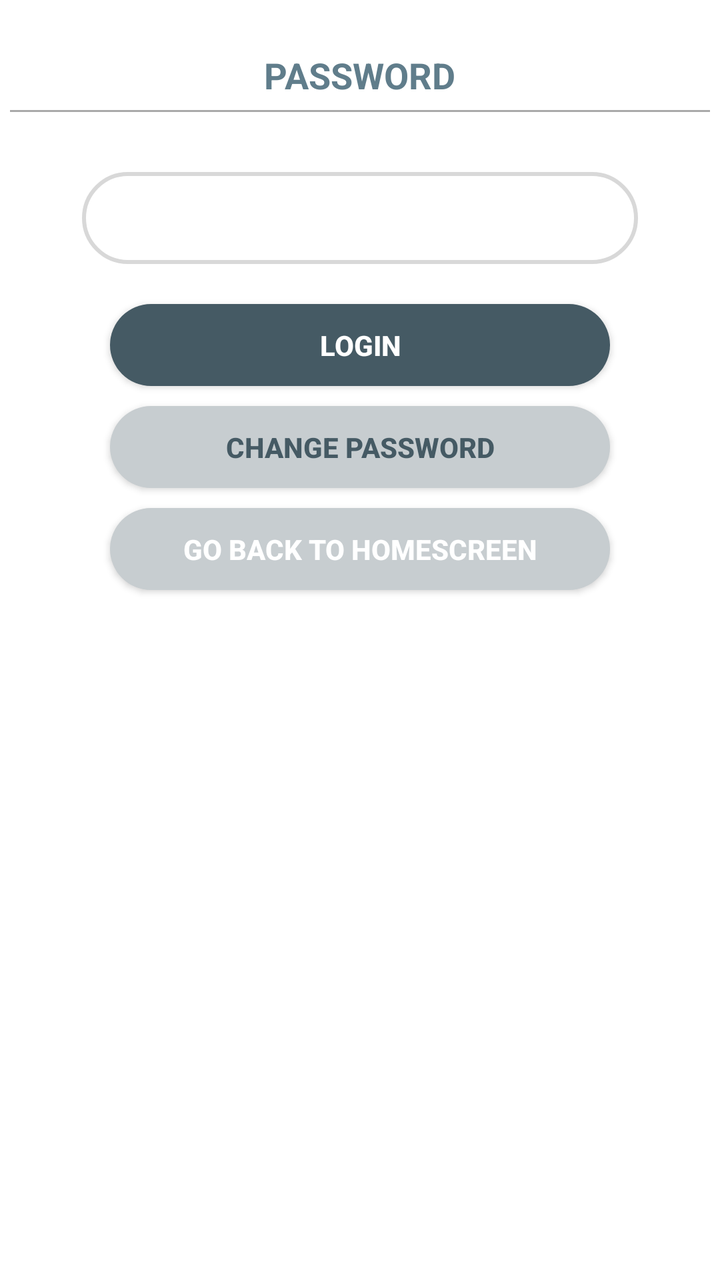
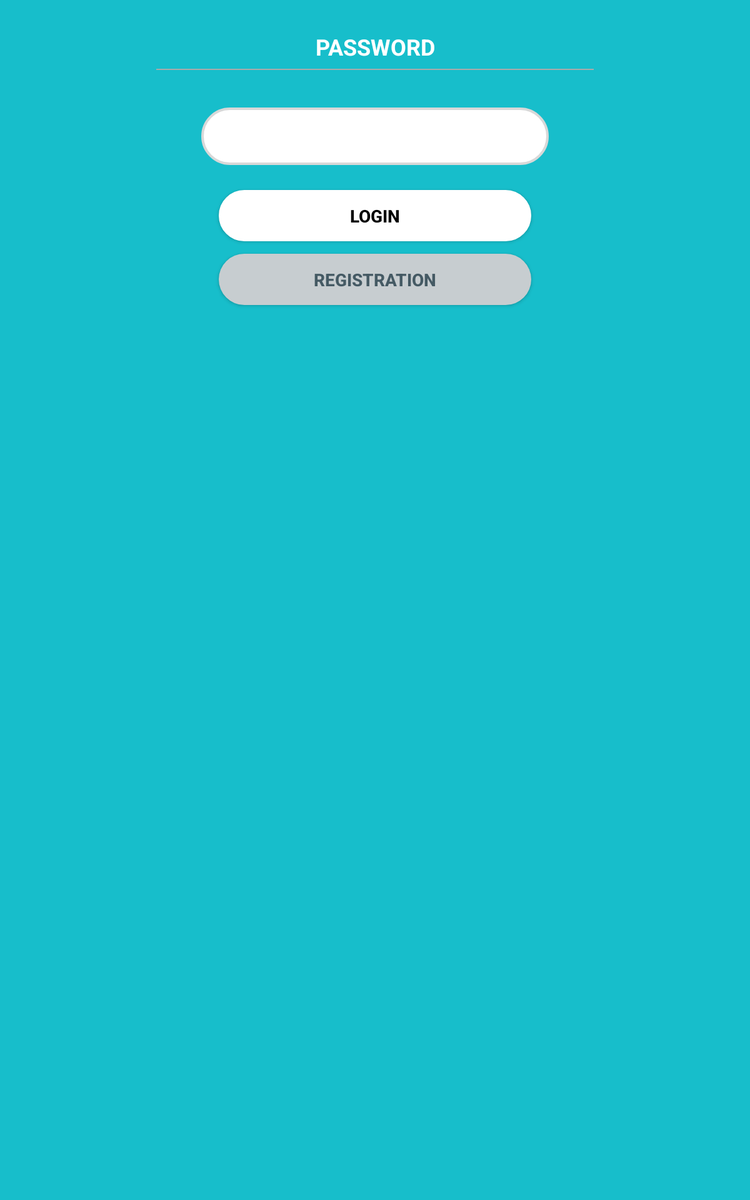

The same Android screen from two of the app's own layout files: first res/layout/ as a phone draws it, then the repository's variant for another configuration, drawn on a device whose configuration selects that folder. Both files follow.
<!-- AndroidManifest.xml: application theme AppTheme -->
<!-- res/layout/login.xml -->
<?xml version="1.0" encoding="utf-8"?>
<LinearLayout xmlns:android="http://schemas.android.com/apk/res/android"
    android:layout_width="match_parent"
    android:layout_height="match_parent"
    android:layout_centerHorizontal="true"
    android:background="@android:color/background_light"
    android:orientation="vertical"
    android:gravity="center_horizontal">

    <TextView
        android:id="@+id/textView"
        android:layout_width="163dp"
        android:layout_height="35dp"
        android:layout_marginTop="20dp"
        android:gravity="center"
        android:text="PASSWORD"
        android:textColor="#607d8b"
        android:textSize="18sp"
        android:textStyle="bold" />

    <View
        android:layout_width="350dp"
        android:layout_height="1dp"
        android:background="@android:color/darker_gray" />

    <EditText
        android:id="@+id/editText"
        android:layout_width="278dp"
        android:layout_height="46dp"
        android:layout_marginTop="30dp"
        android:background="@drawable/grey_ellipse"
        android:ems="10"
        android:inputType="textPassword"
        android:paddingStart="10dp" />


    <Button
        android:id="@+id/button"
        android:layout_width="250dp"
        android:layout_height="41dp"
        android:layout_marginTop="20dp"
        android:background="@drawable/registration_ellipse"
        android:text="LOGIN"
        android:textColor="@android:color/background_light"
        android:textStyle="bold" />

    <Button
        android:id="@+id/button6"
        android:layout_width="250dp"
        android:layout_height="41dp"
        android:layout_marginTop="10dp"
        android:background="@drawable/login_ellipse"
        android:text="CHANGE PASSWORD"
        android:textColor="#455A64"
        android:textStyle="bold" />

    <Button
        android:id="@+id/button5"
        android:layout_width="250dp"
        android:layout_height="41dp"
        android:layout_marginTop="10dp"
        android:background="@drawable/login_ellipse"
        android:text="GO BACK TO HOMESCREEN"
        android:textColor="@android:color/background_light"
        android:textStyle="bold" />

</LinearLayout>
<!-- resources referenced by this layout -->
<resources>
  <!-- drawable grey_ellipse (drawable) -->
  <?xml version="1.0" encoding="utf-8"?>
  <shape xmlns:android="http://schemas.android.com/apk/res/android"
      android:shape="rectangle">
      <solid android:color="#fff"/>
      <corners android:radius="1000dp"/>
      <stroke android:color="#d8d8d8"
          android:width="2dp"/> 
  </shape>
  <!-- drawable login_ellipse (drawable) -->
  <?xml version="1.0" encoding="utf-8"?>
  <shape xmlns:android="http://schemas.android.com/apk/res/android"
      android:shape="rectangle">
      <corners android:radius="1000dp"/> 
      <solid android:color="#C7CDD0"/> 
  
  </shape>
  <!-- drawable registration_ellipse (drawable) -->
  <?xml version="1.0" encoding="utf-8"?>
  <shape xmlns:android="http://schemas.android.com/apk/res/android"
      android:shape="rectangle">
      <corners android:radius="1000dp"/> 
      <solid android:color="#455A64"/> 
  </shape>
  <style name="AppTheme" parent="Theme.AppCompat.Light.DarkActionBar">
          
          <item name="colorPrimary">@color/navigation_bg</item>
          <item name="colorPrimaryDark">@color/colorPrimaryDark</item>
          <item name="colorAccent">@color/colorAccent</item>
      </style>
  <color name="navigation_bg">#334954</color>
  <color name="colorPrimaryDark">#303F9F</color>
  <color name="colorAccent">#FF4081</color>
</resources>
<!-- res/layout-sw600dp/login.xml (the repository's variant of the layout above) -->
<!-- drawn on a 7-inch tablet held upright -->
<?xml version="1.0" encoding="utf-8"?>
<LinearLayout xmlns:android="http://schemas.android.com/apk/res/android"
    android:layout_width="match_parent"
    android:layout_height="match_parent"
    android:layout_centerHorizontal="true"
    android:background="#17becb"
    android:gravity="center_horizontal"
    android:orientation="vertical">

    <TextView
        android:id="@+id/textView"
        android:layout_width="163dp"
        android:layout_height="35dp"
        android:layout_marginTop="20dp"
        android:gravity="center"
        android:text="PASSWORD"
        android:textColor="@android:color/background_light"
        android:textSize="18sp"
        android:textStyle="bold" />

    <View
        android:layout_width="350dp"
        android:layout_height="1dp"
        android:background="@android:color/darker_gray" />

    <EditText
        android:id="@+id/editText"
        android:layout_width="278dp"
        android:layout_height="46dp"
        android:layout_marginTop="30dp"
        android:background="@drawable/grey_ellipse"
        android:ems="10"
        android:inputType="textPassword"
        android:paddingStart="10dp" />


    <Button
        android:id="@+id/button"
        android:layout_width="250dp"
        android:layout_height="41dp"
        android:layout_marginTop="20dp"
        android:background="@drawable/white_ellipse"
        android:text="LOGIN"
        android:textColor="@android:color/background_dark"
        android:textStyle="bold" />

    <Button
        android:id="@+id/button6"
        android:layout_width="250dp"
        android:layout_height="41dp"
        android:layout_marginTop="10dp"
        android:background="@drawable/login_ellipse"
        android:text="REGISTRATION"
        android:textColor="#455A64"
        android:textStyle="bold" />

</LinearLayout>
<!-- resources referenced by the variant -->
<!-- as a 7-inch tablet held upright resolves them -->
<resources>
  <!-- drawable grey_ellipse (drawable) -->
  <?xml version="1.0" encoding="utf-8"?>
  <shape xmlns:android="http://schemas.android.com/apk/res/android"
      android:shape="rectangle">
      <solid android:color="#fff"/>
      <corners android:radius="1000dp"/>
      <stroke android:color="#d8d8d8"
          android:width="2dp"/> 
  </shape>
  <!-- drawable login_ellipse (drawable) -->
  <?xml version="1.0" encoding="utf-8"?>
  <shape xmlns:android="http://schemas.android.com/apk/res/android"
      android:shape="rectangle">
      <corners android:radius="1000dp"/> 
      <solid android:color="#C7CDD0"/> 
  
  </shape>
  <!-- drawable white_ellipse (drawable) -->
  <?xml version="1.0" encoding="utf-8"?>
  <shape xmlns:android="http://schemas.android.com/apk/res/android"
      android:shape="rectangle">
      <solid android:color="#fff"/>
      <corners android:radius="1000dp"/>
      <stroke android:color="#fff"
          android:width="2dp"/> 
  </shape>
  <style name="AppTheme" parent="Theme.AppCompat.Light.DarkActionBar">
          
          <item name="colorPrimary">@color/navigation_bg</item>
          <item name="colorPrimaryDark">@color/colorPrimaryDark</item>
          <item name="colorAccent">@color/colorAccent</item>
      </style>
  <color name="navigation_bg">#334954</color>
  <color name="colorPrimaryDark">#303F9F</color>
  <color name="colorAccent">#FF4081</color>
</resources>
